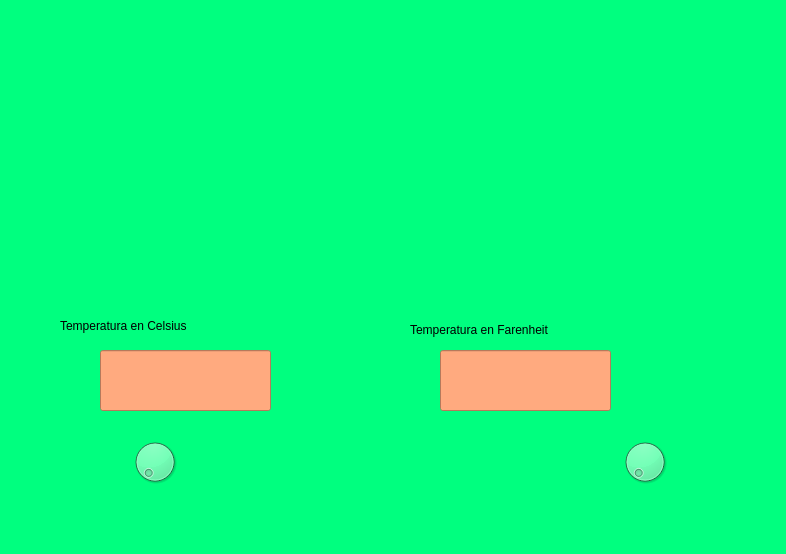
<?xml version="1.0" encoding="UTF-8"?>
<ui version="4.0">
 <class>MainWindow</class>
 <widget class="QMainWindow" name="MainWindow">
  <property name="geometry">
   <rect>
    <x>0</x>
    <y>0</y>
    <width>786</width>
    <height>554</height>
   </rect>
  </property>
  <property name="windowTitle">
   <string>MainWindow</string>
  </property>
  <property name="styleSheet">
   <string notr="true">background-color: rgb(0, 255, 127);</string>
  </property>
  <widget class="QWidget" name="centralwidget">
   <widget class="QLabel" name="label">
    <property name="geometry">
     <rect>
      <x>20</x>
      <y>10</y>
      <width>171</width>
      <height>161</height>
     </rect>
    </property>
    <property name="styleSheet">
     <string notr="true"/>
    </property>
    <property name="text">
     <string/>
    </property>
    <property name="pixmap">
     <pixmap resource="../../Archivos/Recursos.qrc">:/logos/logo facultad de ingenieria uat.png</pixmap>
    </property>
    <property name="scaledContents">
     <bool>true</bool>
    </property>
   </widget>
   <widget class="QLineEdit" name="lineEditCelsius">
    <property name="geometry">
     <rect>
      <x>100</x>
      <y>350</y>
      <width>171</width>
      <height>61</height>
     </rect>
    </property>
    <property name="styleSheet">
     <string notr="true">background-color: rgb(255, 170, 127);
</string>
    </property>
   </widget>
   <widget class="QLabel" name="label_2">
    <property name="geometry">
     <rect>
      <x>410</x>
      <y>320</y>
      <width>351</width>
      <height>20</height>
     </rect>
    </property>
    <property name="styleSheet">
     <string notr="true">font: 75 italic 20pt &quot;Times New Roman&quot;;

</string>
    </property>
    <property name="text">
     <string>Temperatura en Farenheit</string>
    </property>
   </widget>
   <widget class="QLabel" name="label_3">
    <property name="geometry">
     <rect>
      <x>560</x>
      <y>10</y>
      <width>101</width>
      <height>151</height>
     </rect>
    </property>
    <property name="styleSheet">
     <string notr="true"/>
    </property>
    <property name="text">
     <string/>
    </property>
    <property name="pixmap">
     <pixmap resource="../../Archivos/Recursos.qrc">:/logos/Logo UAT.png</pixmap>
    </property>
    <property name="scaledContents">
     <bool>true</bool>
    </property>
   </widget>
   <widget class="QLabel" name="label_4">
    <property name="geometry">
     <rect>
      <x>300</x>
      <y>30</y>
      <width>101</width>
      <height>151</height>
     </rect>
    </property>
    <property name="styleSheet">
     <string notr="true"/>
    </property>
    <property name="text">
     <string/>
    </property>
    <property name="pixmap">
     <pixmap resource="../../Archivos/Recursos.qrc">:/logos/logo equipo 3.jpg</pixmap>
    </property>
    <property name="scaledContents">
     <bool>true</bool>
    </property>
   </widget>
   <widget class="QLineEdit" name="lineEditFahrenheit">
    <property name="geometry">
     <rect>
      <x>440</x>
      <y>350</y>
      <width>171</width>
      <height>61</height>
     </rect>
    </property>
    <property name="styleSheet">
     <string notr="true">background-color: rgb(255, 170, 127);</string>
    </property>
   </widget>
   <widget class="QLabel" name="label_5">
    <property name="geometry">
     <rect>
      <x>60</x>
      <y>310</y>
      <width>311</width>
      <height>31</height>
     </rect>
    </property>
    <property name="styleSheet">
     <string notr="true">font: 75 italic 20pt &quot;Times New Roman&quot;;</string>
    </property>
    <property name="text">
     <string>Temperatura en Celsius</string>
    </property>
   </widget>
   <widget class="QDial" name="dialCelsius">
    <property name="geometry">
     <rect>
      <x>130</x>
      <y>430</y>
      <width>50</width>
      <height>64</height>
     </rect>
    </property>
   </widget>
   <widget class="QDial" name="dialFahrenheit">
    <property name="geometry">
     <rect>
      <x>620</x>
      <y>430</y>
      <width>50</width>
      <height>64</height>
     </rect>
    </property>
   </widget>
  </widget>
  <widget class="QMenuBar" name="menubar">
   <property name="geometry">
    <rect>
     <x>0</x>
     <y>0</y>
     <width>786</width>
     <height>21</height>
    </rect>
   </property>
  </widget>
  <widget class="QStatusBar" name="statusbar"/>
 </widget>
 <resources>
  <include location="../../Archivos/Recursos.qrc"/>
 </resources>
 <connections/>
</ui>
